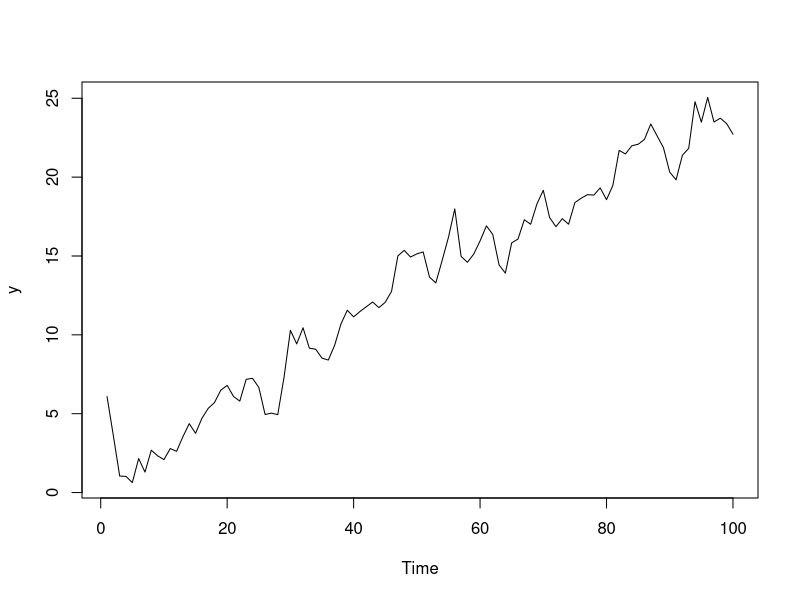
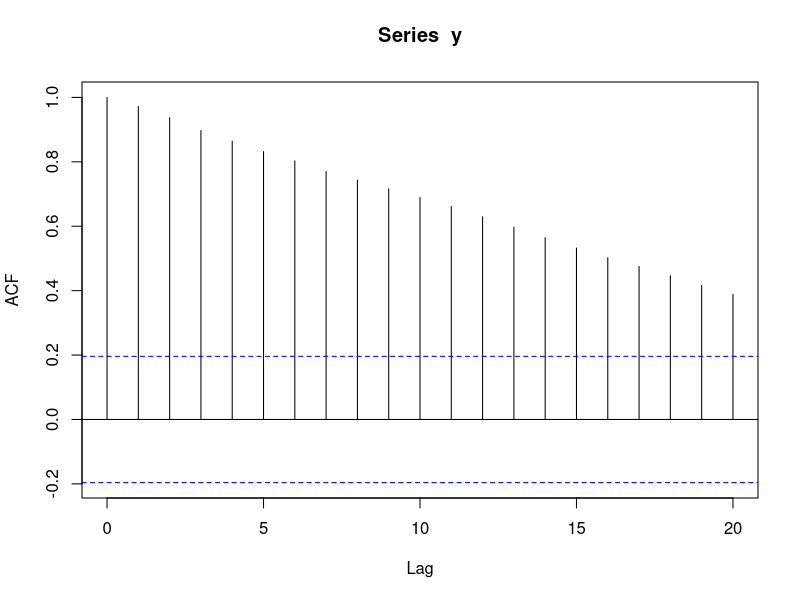
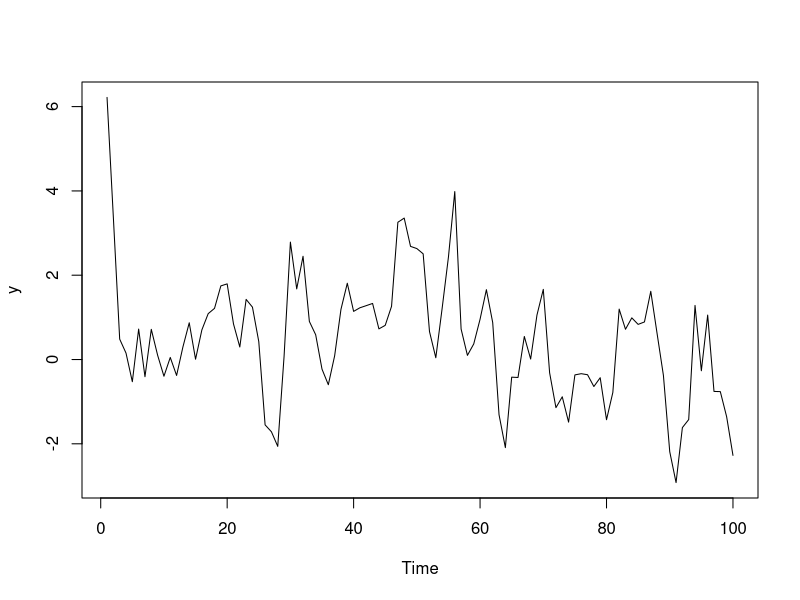
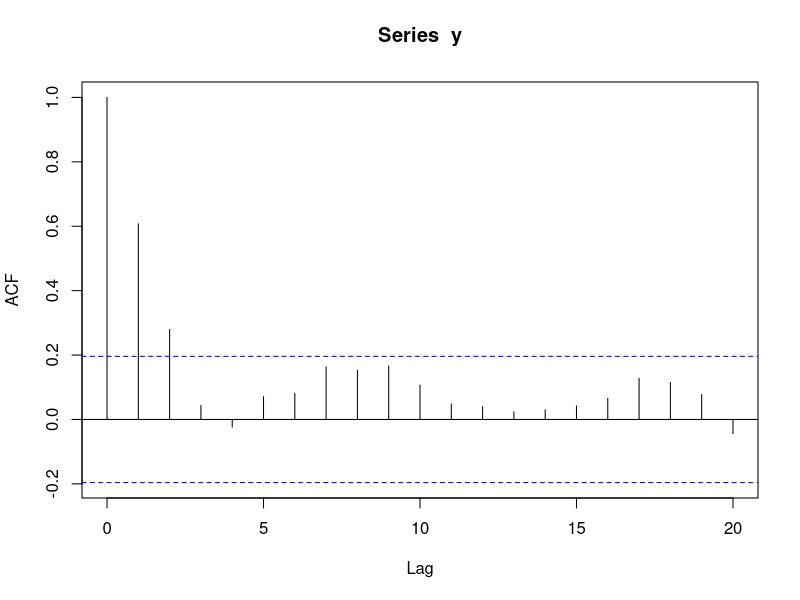
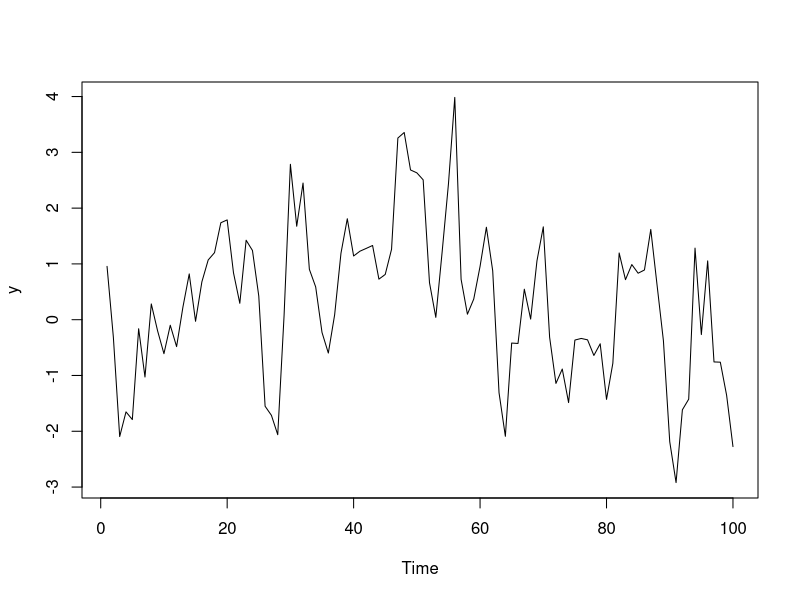
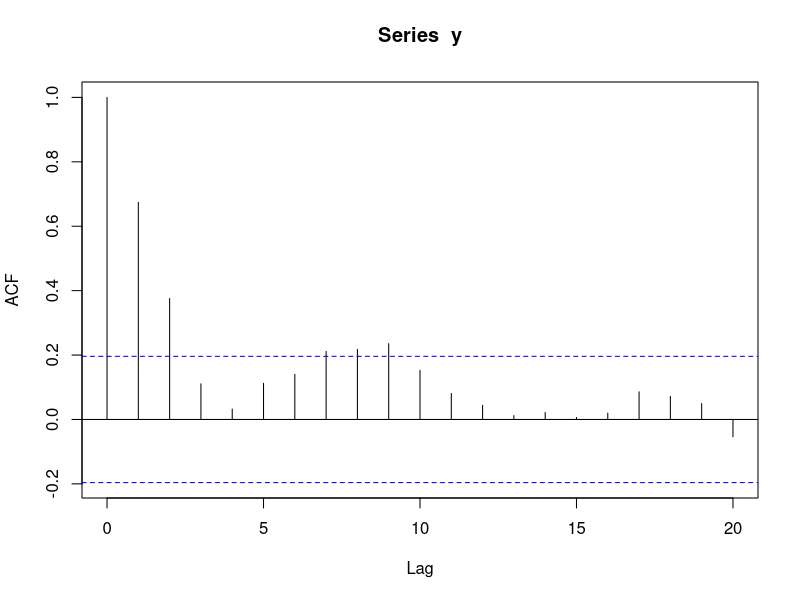
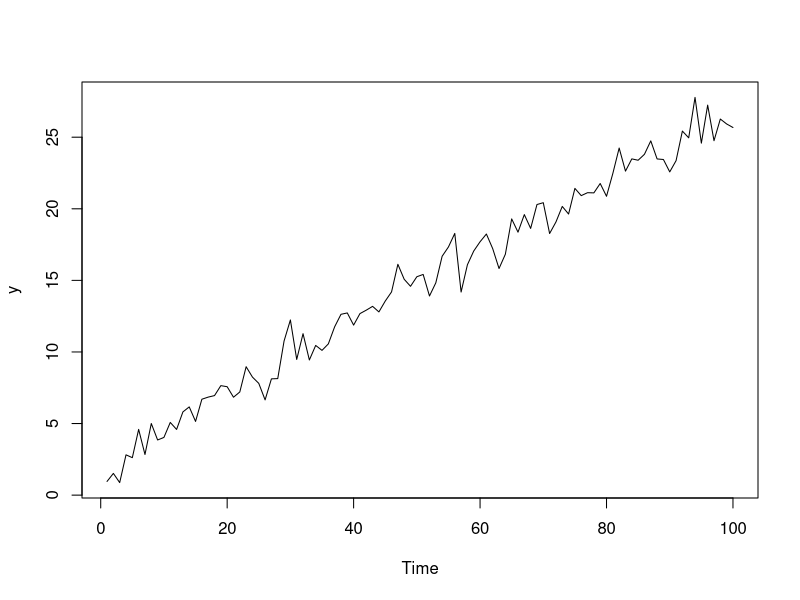
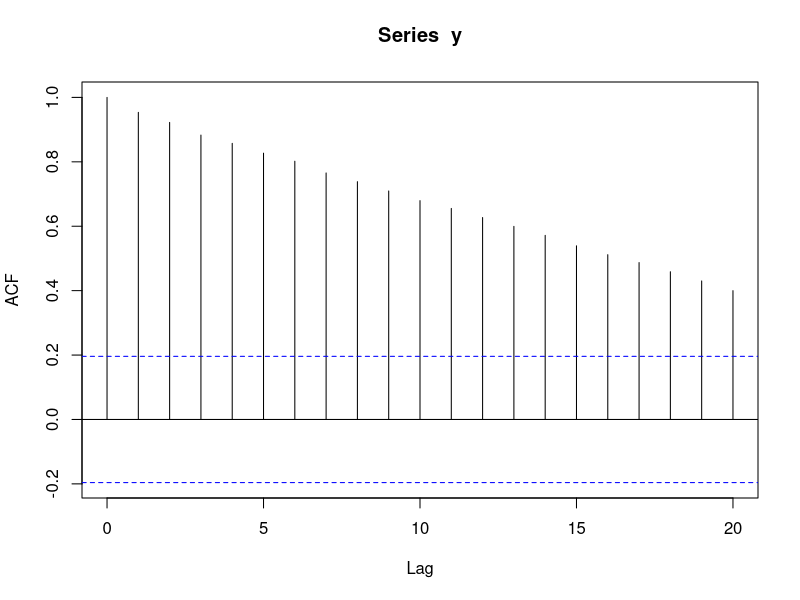

R code for these plots, in order:
# Weeks 6 and 7: Question 1, applied questions

# Initial parameters

n <- 100 # sample size - not given but assumed. You can use more.

# Case 1: parts (a) and (b)
phi0 <- 2
phi1 <- 0.7
phi2 <- 0.25


# Case 2: part (c)

phi3 <- 1

# Generate the data
set.seed(2023) 

u <- rnorm(n, mean=0, sd=1) # the error term
td <- seq(1, n, by = 1)

# Equation (1)

y <- arima.sim(model = list(ar = phi1), n = n,mean=phi0, innov = u) + phi2*td
plot(y, type = "l", xlab = "Time", ylab = "y")
acfy1 <- acf(y)

# Equation (2)

y <- arima.sim(model = list(ar = phi1), n = n,mean=phi0, innov = u) 
plot(y, type = "l", xlab = "Time", ylab = "y")
acfy1 <- acf(y)

# Equation (3)

y <- arima.sim(model = list(ar = phi1), n = n, innov = u) 
plot(y, type = "l", xlab = "Time", ylab = "y")
acfy3 <- acf(y)

# Consider the case of a pure trend stationary process - an alternative way

for (t in 2:n) {
  y[t] <- phi0 + phi2 * td[t] + u[t]
} 

plot(y, type = "l", xlab = "Time", ylab = "y")
acfy4 <- acf(y)


# The case of phi3 = 0.999

# Equation (1)

for (t in 2:n) {
  y[t] <- phi0 + phi3 * y[t-1] + phi2 * td[t] + u[t]
} 

plot(y, type = "l", xlab = "Time", ylab = "y")
acfy5 <- acf(y)

# Equation (2) 

for (t in 2:n) {
  y[t] <- phi0 + phi3 * y[t-1]  + u[t]
} 

plot(y, type = "l", xlab = "Time", ylab = "y")
acfy6 <- acf(y)

# Equation (3)

for (t in 2:n) {
  y[t] <-  phi3 * y[t-1]  + u[t]
} 

plot(y, type = "l", xlab = "Time", ylab = "y")
acfy7 <- acf(y)



